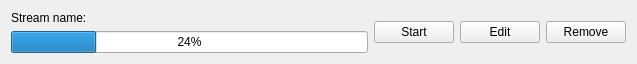
<?xml version="1.0" encoding="UTF-8"?>
<ui version="4.0">
 <class>MainListItem</class>
 <widget class="QWidget" name="MainListItem">
  <property name="geometry">
   <rect>
    <x>0</x>
    <y>0</y>
    <width>637</width>
    <height>60</height>
   </rect>
  </property>
  <property name="sizePolicy">
   <sizepolicy hsizetype="Preferred" vsizetype="Fixed">
    <horstretch>0</horstretch>
    <verstretch>0</verstretch>
   </sizepolicy>
  </property>
  <property name="windowTitle">
   <string>Form</string>
  </property>
  <layout class="QHBoxLayout" name="horizontalLayout">
   <item>
    <layout class="QVBoxLayout" name="verticalLayout">
     <item>
      <widget class="QLabel" name="label">
       <property name="text">
        <string>Stream name:</string>
       </property>
      </widget>
     </item>
     <item>
      <widget class="QProgressBar" name="progressBar">
       <property name="value">
        <number>24</number>
       </property>
      </widget>
     </item>
    </layout>
   </item>
   <item>
    <widget class="QPushButton" name="pushButton">
     <property name="text">
      <string>Start</string>
     </property>
    </widget>
   </item>
   <item>
    <widget class="QPushButton" name="pushButton_2">
     <property name="text">
      <string>Edit</string>
     </property>
    </widget>
   </item>
   <item>
    <widget class="QPushButton" name="pushButton_3">
     <property name="text">
      <string>Remove</string>
     </property>
    </widget>
   </item>
  </layout>
 </widget>
 <resources/>
 <connections/>
</ui>
